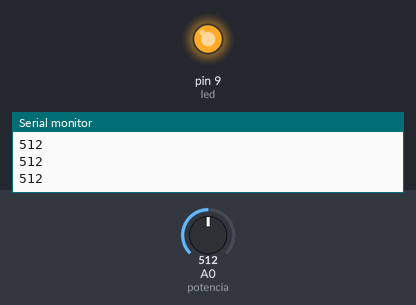
The sketch below on a simulated Arduino Uno, built with avr-gcc and run on an emulated ATmega328P. Shown: output pins drawn as LEDs (lit = HIGH), the last lines printed to the serial monitor. Inputs (shaded band) come from the test bench; at power-on: A0 (potencia) = 512.

Above: at 1.2 s.
1.3 s: A0 (potencia) set to 6
2.8 s: A0 (potencia) set to 3
At 4.0 s:
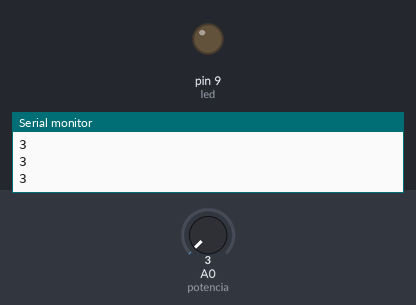
4.3 s: A0 (potencia) set to 122
At 5.2 s:
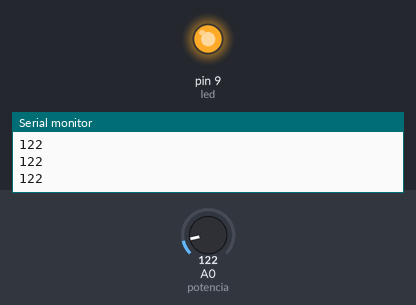
5.8 s: A0 (potencia) set to 0
At 6.6 s:
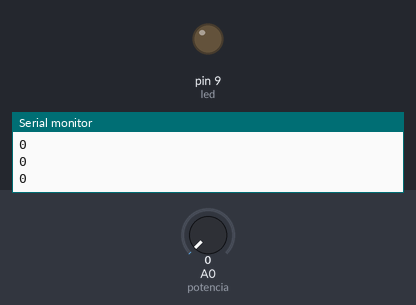
Timing chart, 0 to 8.3 s (numbered marks = the images above; inputs shaded):
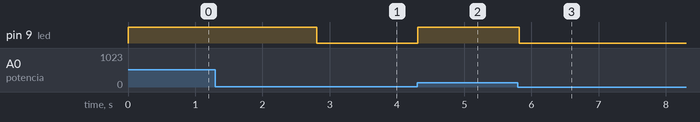

Measured:
- the behaviour switches between 5 and 4 on A0 (potencia) (found by bisection; images 0 and 1)
- after the input at 2.8 s, pin 9 (led): HIGH → LOW at once
- after the input at 4.3 s, pin 9 (led): LOW → HIGH at once
- after the input at 5.8 s, pin 9 (led): HIGH → LOW at once

The sketch:

semana2_desafio3.ino
```cpp
#define potencia A0
#define led 9
int pot = 0;
int luz = 0;
void setup()
{
  Serial.begin(9600);
  pinMode(led, OUTPUT);
  pinMode(potencia, INPUT);
}

void loop()
{
  pot = analogRead(potencia);

  luz = map(pot, 0, 1023, 0, 255);
  digitalWrite(led, luz);
  Serial.println(pot);
 	delay(100);
}
```
